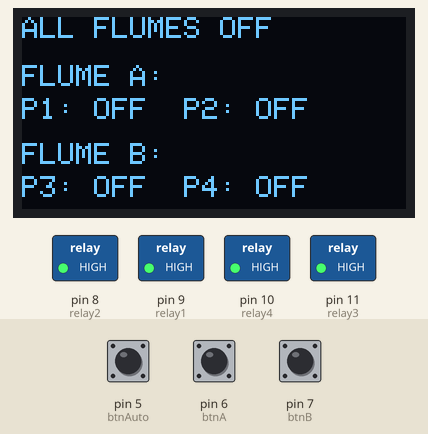
Recording of a sketch running on a simulated Arduino Uno, built with avr-gcc and run on an emulated ATmega328P. On the bench: 128×64 one-colour display, switched loads named in the sketch (green lamp = pin HIGH). The inputs (shaded band) are chosen by the test bench; at power-on: pin 5 (btnAuto) HIGH, pin 6 (btnA) HIGH, pin 7 (btnB) HIGH.

Above: at 1.2 s.
1.3 s: pin 5 (btnAuto) pulled LOW for 0.15 s
At 2.5 s:
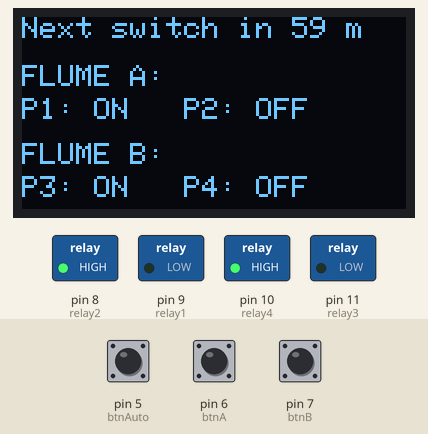
3.0 s: pin 6 (btnA) pulled LOW for 0.15 s
At 3.8 s:
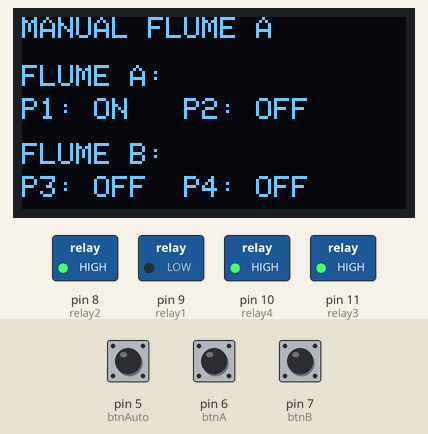
4.6 s: pin 7 (btnB) pulled LOW for 0.15 s
At 4.65 s:
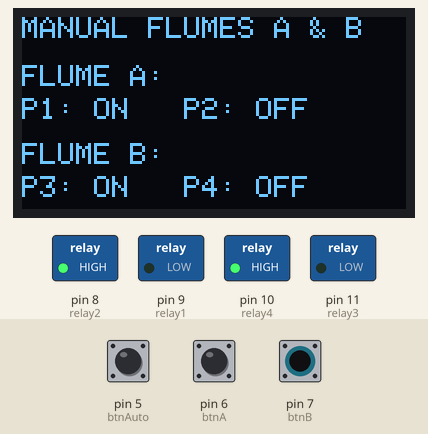
6.2 s: pin 6 (btnA) pulled LOW for 1 s
At 7.2 s:
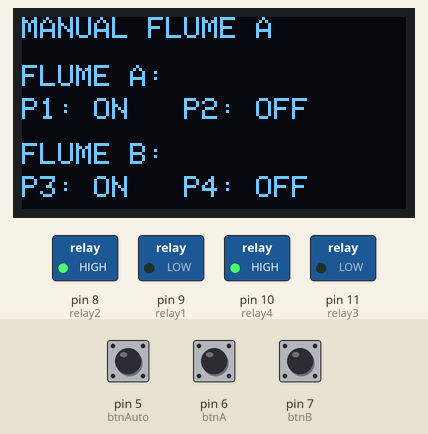
8.7 s: pin 5 (btnAuto) pulled LOW for 1 s
At 9.3 s:
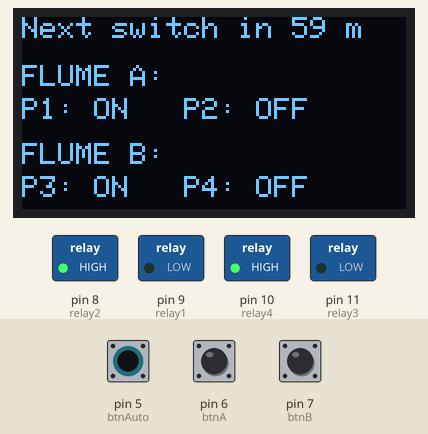
11.2 s: pin 7 (btnB) pulled LOW for 1 s
At 11.6 s:
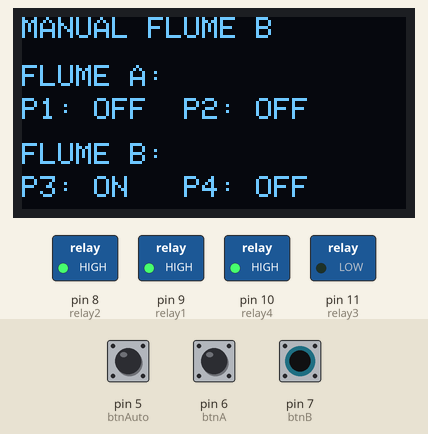
Timing chart, 0 to 14.2 s (numbered marks = the images above; inputs shaded):
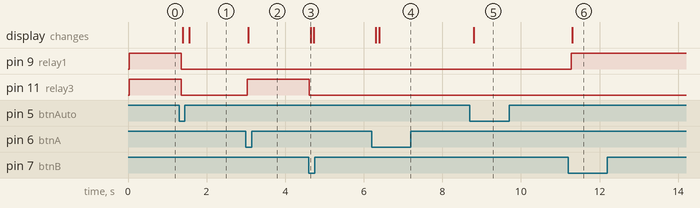

The sketch:

flumes.ino
```cpp
#include <Wire.h>
#include <Adafruit_GFX.h>
#include <Adafruit_SSD1306.h>

// Relay logic macros (active-LOW module)
#define RELAY_ON  LOW
#define RELAY_OFF HIGH

// OLED setup
#define SCREEN_WIDTH 128
#define SCREEN_HEIGHT 64
#define OLED_RESET   -1
Adafruit_SSD1306 display(SCREEN_WIDTH, SCREEN_HEIGHT, &Wire, OLED_RESET);

// Relay pins
const int relay1 = 9;   // Flume A Pump1 (IN2)
const int relay2 = 8;   // Flume A Pump2 (IN1)
const int relay3 = 11;  // Flume B Pump3 (IN4)
const int relay4 = 10;  // Flume B Pump4 (IN3)

// Button pins (INPUT_PULLUP)
const int btnAuto = 5;
const int btnA    = 6;
const int btnB    = 7;

// Timing
unsigned long pumpInterval = 1UL*3600UL*1000UL;   // 1h (use 1UL*3600UL*1000UL for 1 h)
const unsigned long pauseDur   = 2000UL; //  2 s all-off pause

// Modes
enum Mode { MODE_OFF, MODE_AUTO, MODE_A_ONLY, MODE_B_ONLY, MODE_AB_MANUAL };
Mode mode = MODE_OFF;

// State for display & cycles
unsigned long prevA = 0, prevB = 0, cdA = 0, cdB = 0;
bool a1 = false, a2 = false, b3 = false, b4 = false;

void setup() {
  Serial.begin(9600);
  if (!display.begin(SSD1306_SWITCHCAPVCC, 0x3C)) {
    Serial.println(F("OLED init failed"));
    while (1);
  }
  display.clearDisplay();

  pinMode(relay1, OUTPUT);
  pinMode(relay2, OUTPUT);
  pinMode(relay3, OUTPUT);
  pinMode(relay4, OUTPUT);

  pinMode(btnAuto, INPUT_PULLUP);
  pinMode(btnA,    INPUT_PULLUP);
  pinMode(btnB,    INPUT_PULLUP);

  setMode(MODE_OFF);
}

void loop() {
  unsigned long now = millis();
  bool up = digitalRead(btnAuto) == LOW;
  bool a  = digitalRead(btnA   ) == LOW;
  bool b  = digitalRead(btnB   ) == LOW;

  // 1) A+B → ALL OFF
  if (a && b) {
    setMode(MODE_OFF);
    drawDisplay(); delay(50); return;
  }
  // 2) AUTO → reset & start cycles
  if (up) {
    setMode(MODE_AUTO);
    drawDisplay(); delay(50); return;
  }
  // 3) A alone
  if (a) {
    if (mode == MODE_B_ONLY) {
      // B then A → manual A & B
      digitalWrite(relay1, RELAY_ON); a1 = true;
      mode = MODE_AB_MANUAL;
      drawDisplay(); delay(50); return;
    }
    if (mode == MODE_AUTO) {
      // kill all
      digitalWrite(relay1, RELAY_OFF);
      digitalWrite(relay2, RELAY_OFF);
      digitalWrite(relay3, RELAY_OFF);
      digitalWrite(relay4, RELAY_OFF);
      a1=a2=b3=b4=false;
    }
    // manual A only
    digitalWrite(relay1, RELAY_ON);  a1 = true;
    digitalWrite(relay2, RELAY_OFF); a2 = false;
    mode = MODE_A_ONLY;
    drawDisplay(); delay(50); return;
  }
  // 4) B alone
  if (b) {
    if (mode == MODE_A_ONLY) {
      // A then B → manual A & B
      digitalWrite(relay3, RELAY_ON); b3 = true;
      mode = MODE_AB_MANUAL;
      drawDisplay(); delay(50); return;
    }
    if (mode == MODE_AUTO) {
      digitalWrite(relay1, RELAY_OFF);
      digitalWrite(relay2, RELAY_OFF);
      digitalWrite(relay3, RELAY_OFF);
      digitalWrite(relay4, RELAY_OFF);
      a1=a2=b3=b4=false;
    }
    // manual B only
    digitalWrite(relay3, RELAY_ON); b3 = true;
    digitalWrite(relay4, RELAY_OFF);b4 = false;
    mode = MODE_B_ONLY;
    drawDisplay(); delay(50); return;
  }

  // 5) AUTO cycles
  if (mode == MODE_AUTO) {
    if (now - prevA >= pumpInterval) {
      bool was1 = a1;
      digitalWrite(relay1, RELAY_OFF);
      digitalWrite(relay2, RELAY_OFF);
      a1 = a2 = false;
      delay(pauseDur);
      toggleA(was1 ? 2 : 1);
      prevA = millis();
    }
    cdA = pumpInterval - (now - prevA);

    if (now - prevB >= pumpInterval) {
      bool was3 = b3;
      digitalWrite(relay3, RELAY_OFF);
      digitalWrite(relay4, RELAY_OFF);
      b3 = b4 = false;
      delay(pauseDur);
      toggleB(was3 ? 4 : 3);
      prevB = millis();
    }
    cdB = pumpInterval - (now - prevB);
  }

  // 6) Display
  drawDisplay();
  delay(50);
}

void setMode(Mode m) {
  // kill all
  digitalWrite(relay1, RELAY_OFF);
  digitalWrite(relay2, RELAY_OFF);
  digitalWrite(relay3, RELAY_OFF);
  digitalWrite(relay4, RELAY_OFF);
  a1=a2=b3=b4=false;

  switch (m) {
    case MODE_OFF:
      mode = MODE_OFF;
      break;
    case MODE_AUTO:
      mode = MODE_AUTO;
      prevA = prevB = millis();
      toggleA(1);
      toggleB(3);
      break;
    case MODE_A_ONLY:
      mode = MODE_A_ONLY;
      digitalWrite(relay1, RELAY_ON); a1 = true;
      break;
    case MODE_B_ONLY:
      mode = MODE_B_ONLY;
      digitalWrite(relay3, RELAY_ON); b3 = true;
      break;
    case MODE_AB_MANUAL:
      mode = MODE_AB_MANUAL;
      break;
  }
}

void toggleA(int p) {
  digitalWrite(relay1, p==1 ? RELAY_ON  : RELAY_OFF);
  digitalWrite(relay2, p==2 ? RELAY_ON  : RELAY_OFF);
  a1 = (p==1);  a2 = (p==2);
}
void toggleB(int p) {
  digitalWrite(relay3, p==3 ? RELAY_ON  : RELAY_OFF);
  digitalWrite(relay4, p==4 ? RELAY_ON  : RELAY_OFF);
  b3 = (p==3);  b4 = (p==4);
}

// 5-row OLED: row0=countdown/mode, row1=Flume A:, row2=P1/P2, row3=Flume B:, row4=P3/P4
void drawDisplay() {
  display.clearDisplay();
  display.setTextSize(1);
  display.setTextColor(SSD1306_WHITE);

  // Row 0
  display.setCursor(0, 0);
  if (mode == MODE_AUTO) {
    unsigned long secs = min(cdA, cdB) / 1000UL;
    display.print(F("Next switch in "));
    if      (secs >= 3600) display.print(secs/3600.0,1), display.println(F(" h"));
    else if (secs >=   60) display.print(secs/60),      display.println(F(" m"));
    else                   display.print(secs),         display.println(F(" s"));
  } else if (mode == MODE_AB_MANUAL) {
    display.println(F("MANUAL FLUMES A & B"));
  } else if (mode == MODE_A_ONLY) {
    display.println(F("MANUAL FLUME A"));
  } else if (mode == MODE_B_ONLY) {
    display.println(F("MANUAL FLUME B"));
  } else {
    display.println(F("ALL FLUMES OFF"));
  }

  // Row 1: Flume A label
  display.setCursor(0, 16);
  display.println(F("FLUME A:"));
  // Row 2: P1 and P2
  display.setCursor(0, 27);
  display.print(F("P1: ")); display.print(a1 ? F("ON ") : F("OFF"));
  display.print(F("  P2: ")); display.print(a2 ? F("ON ") : F("OFF"));

  // Row 3: Flume B label
  display.setCursor(0, 42);
  display.println(F("FLUME B:"));
  display.setCursor(0, 53);
  display.print(F("P3: ")); display.print(b3 ? F("ON ") : F("OFF"));
  display.print(F("  P4: ")); display.print(b4 ? F("ON ") : F("OFF"));

  display.display();
}
```

Measured:
- after the input at 1.3 s, pin 9 (relay1), pin 11 (relay3): HIGH → LOW after 0.06 s; the display: first changes after 0.09 s (image 1 shows a later state)
- after the input at 3.0 s, pin 11 (relay3): LOW → HIGH at once; the display: changes after 0.07 s (image 2)
- after the input at 4.6 s, pin 11 (relay3): HIGH → LOW at once; the display: changes at once (image 3)
- after the input at 6.2 s, the display: first changes after 0.11 s (image 4 shows a later state)
- after the input at 8.7 s, the display: changes after 0.10 s (image 5)
- after the input at 11.2 s, pin 9 (relay1): LOW → HIGH after 0.07 s; the display: changes after 0.11 s (image 6)
